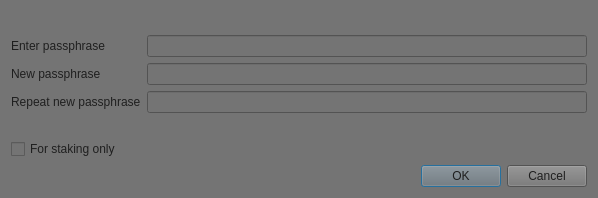
<?xml version="1.0" encoding="UTF-8"?>
<ui version="4.0">
 <class>AskPassphraseDialog</class>
 <widget class="QDialog" name="AskPassphraseDialog">
  <property name="geometry">
   <rect>
    <x>0</x>
    <y>0</y>
    <width>598</width>
    <height>198</height>
   </rect>
  </property>
  <property name="sizePolicy">
   <sizepolicy hsizetype="Preferred" vsizetype="Minimum">
    <horstretch>0</horstretch>
    <verstretch>0</verstretch>
   </sizepolicy>
  </property>
  <property name="minimumSize">
   <size>
    <width>550</width>
    <height>0</height>
   </size>
  </property>
  <property name="windowTitle">
   <string>Passphrase Dialog</string>
  </property>
  <property name="styleSheet">
   <string notr="true">background-color: rgb(116, 116, 116);
color: rgb(31, 31, 31);</string>
  </property>
  <layout class="QVBoxLayout" name="verticalLayout">
   <item>
    <widget class="QLabel" name="warningLabel">
     <property name="textFormat">
      <enum>Qt::RichText</enum>
     </property>
     <property name="wordWrap">
      <bool>true</bool>
     </property>
    </widget>
   </item>
   <item>
    <layout class="QFormLayout" name="formLayout">
     <property name="fieldGrowthPolicy">
      <enum>QFormLayout::AllNonFixedFieldsGrow</enum>
     </property>
     <item row="0" column="0">
      <widget class="QLabel" name="passLabel1">
       <property name="text">
        <string>Enter passphrase</string>
       </property>
      </widget>
     </item>
     <item row="0" column="1">
      <widget class="QLineEdit" name="passEdit1">
       <property name="echoMode">
        <enum>QLineEdit::Password</enum>
       </property>
      </widget>
     </item>
     <item row="1" column="0">
      <widget class="QLabel" name="passLabel2">
       <property name="text">
        <string>New passphrase</string>
       </property>
      </widget>
     </item>
     <item row="1" column="1">
      <widget class="QLineEdit" name="passEdit2">
       <property name="echoMode">
        <enum>QLineEdit::Password</enum>
       </property>
      </widget>
     </item>
     <item row="2" column="0">
      <widget class="QLabel" name="passLabel3">
       <property name="text">
        <string>Repeat new passphrase</string>
       </property>
      </widget>
     </item>
     <item row="2" column="1">
      <widget class="QLineEdit" name="passEdit3">
       <property name="echoMode">
        <enum>QLineEdit::Password</enum>
       </property>
      </widget>
     </item>
     <item row="3" column="1">
      <widget class="QLabel" name="capsLabel">
       <property name="font">
        <font>
         <weight>75</weight>
         <bold>true</bold>
        </font>
       </property>
       <property name="text">
        <string/>
       </property>
       <property name="alignment">
        <set>Qt::AlignCenter</set>
       </property>
      </widget>
     </item>
     <item row="4" column="0">
      <widget class="QCheckBox" name="stakingCheckBox">
       <property name="enabled">
        <bool>true</bool>
       </property>
       <property name="visible">
        <bool>false</bool>
       </property>
       <property name="toolTip">
        <string>Serves to disable the trivial sendmoney when OS account compromised. Provides no real security.</string>
       </property>
       <property name="text">
        <string>For staking only</string>
       </property>
      </widget>
     </item>
    </layout>
   </item>
   <item>
    <widget class="QDialogButtonBox" name="buttonBox">
     <property name="orientation">
      <enum>Qt::Horizontal</enum>
     </property>
     <property name="standardButtons">
      <set>QDialogButtonBox::Cancel|QDialogButtonBox::Ok</set>
     </property>
    </widget>
   </item>
  </layout>
 </widget>
 <resources/>
 <connections>
  <connection>
   <sender>buttonBox</sender>
   <signal>accepted()</signal>
   <receiver>AskPassphraseDialog</receiver>
   <slot>accept()</slot>
   <hints>
    <hint type="sourcelabel">
     <x>248</x>
     <y>254</y>
    </hint>
    <hint type="destinationlabel">
     <x>157</x>
     <y>274</y>
    </hint>
   </hints>
  </connection>
  <connection>
   <sender>buttonBox</sender>
   <signal>rejected()</signal>
   <receiver>AskPassphraseDialog</receiver>
   <slot>reject()</slot>
   <hints>
    <hint type="sourcelabel">
     <x>316</x>
     <y>260</y>
    </hint>
    <hint type="destinationlabel">
     <x>286</x>
     <y>274</y>
    </hint>
   </hints>
  </connection>
 </connections>
</ui>
